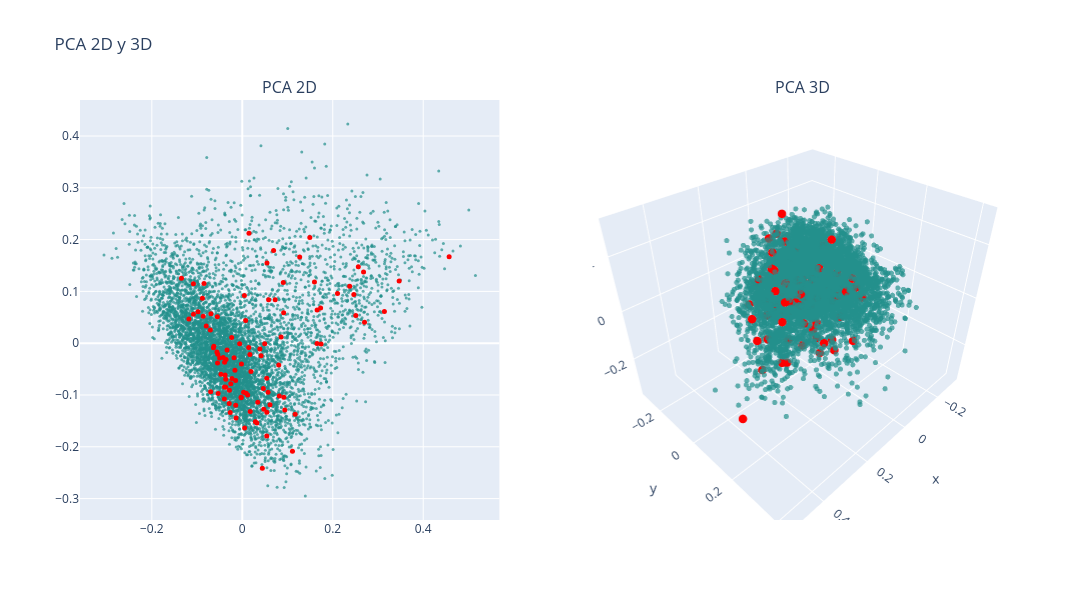

The notebook cell this image was saved under:
### Markdown cell above
### PCA

### Code cell
# PCA 2D
X_pca_2d = PCA(n_components=2).fit_transform(df_vectorized)
df['pca2d_1'] = X_pca_2d[:, 0]
df['pca2d_2'] = X_pca_2d[:, 1]

# PCA 3D
X_pca_3d = PCA(n_components=3).fit_transform(df_vectorized)
df['pca3d_1'] = X_pca_3d[:, 0]
df['pca3d_2'] = X_pca_3d[:, 1]
df['pca3d_3'] = X_pca_3d[:, 2]

# Graficar
colors = np.ones(len(df))  # Color base
colors_knn = np.zeros(len(df))  # Color para los KNN
colors_knn[indices_knn[0]] = 1  # Resaltar los KNN

fig = make_subplots(rows=1, cols=2, subplot_titles=("PCA 2D", "PCA 3D"), 
                    specs=[[{"type": "scatter"}, {"type": "scatter3d"}]])

# Puntos normales (fondo)
fig.add_trace(
    go.Scatter(x=df['pca2d_1'], y=df['pca2d_2'], mode='markers',
               marker=dict(color=colors, colorscale='Viridis', size=3, opacity=0.7), 
               text=data['title'],
               hovertemplate="Titulo: %{text}<br>x: %{x}<br>y: %{y}<extra></extra>"),
    row=1, col=1)

# Puntos resaltados (delante)
fig.add_trace(
    go.Scatter(x=df.loc[indices_knn[0], 'pca2d_1'], 
               y=df.loc[indices_knn[0], 'pca2d_2'], 
               mode='markers',
               marker=dict(color='red', size=5, opacity=1), 
               text=data.loc[indices_knn[0], 'title'], 
               hovertemplate="Titulo: %{text}<br>x: %{x}<br>y: %{y}<extra></extra>"),
    row=1, col=1)

# Puntos normales en 3D (fondo)
fig.add_trace(
    go.Scatter3d(x=df['pca3d_1'], y=df['pca3d_2'], z=df['pca3d_3'], mode='markers',
                 marker=dict(color=colors, colorscale='Viridis', size=3, opacity=0.7), 
                 text=data['title'],
                 hovertemplate="Cluster: %{text}<br>x: %{x}<br>y: %{y}<br>z: %{z}<extra></extra>"),
    row=1, col=2)

# Puntos resaltados en 3D (delante)
fig.add_trace(
    go.Scatter3d(x=df.loc[indices_knn[0], 'pca3d_1'], 
                 y=df.loc[indices_knn[0], 'pca3d_2'], 
                 z=df.loc[indices_knn[0], 'pca3d_3'], 
                 mode='markers',
                 marker=dict(color='red', size=5, opacity=1), 
                 text=data.loc[indices_knn[0], 'title'], 
                 hovertemplate="Cluster: %{text}<br>x: %{x}<br>y: %{y}<br>z: %{z}<extra></extra>"),
    row=1, col=2)

fig.update_layout(height=600, width=1200, title_text="PCA 2D y 3D", showlegend=False)
fig.show()

### Figure 1 — Plotly figure (JSON) as saved in the notebook; plotly's stock layout.template omitted (floating-point values rounded to 4 significant figures; data arrays with more than 128 entries replaced by an {"elided": "..."} marker saying what was removed)
{"data": [{"hovertemplate": "Titulo: %{text}<br>x: %{x}<br>y: %{y}<extra></extra>", "marker": {"color": {"elided": "6682 float values"}, "colorscale": [[0, "#440154"], [0.1111, "#482878"], [0.2222, "#3e4989"], [0.3333, "#31688e"], [0.4444, "#26828e"], [0.5556, "#1f9e89"], [0.6667, "#35b779"], [0.7778, "#6ece58"], [0.8889, "#b5de2b"], [1, "#fde725"]], "opacity": 0.7, "size": 3}, "mode": "markers", "text": {"elided": "6682 str values"}, "type": "scatter", "x": {"elided": "6682 float values"}, "xaxis": "x", "y": {"elided": "6682 float values"}, "yaxis": "y"}, {"hovertemplate": "Titulo: %{text}<br>x: %{x}<br>y: %{y}<extra></extra>", "marker": {"color": "red", "opacity": 1, "size": 5}, "mode": "markers", "text": ["application of neural network controller and policy gradient reinforcement learning on modular multilevel converter  mmc    a proof of concept", "optimized real time control for modular multilevel converters using adaptive neural networks", "state of charge  soc  balancing of battery modular multilevel management  bm   converter using q learning", "reinforcement learning based modulation for balancing capacitor voltage and thermal stress to enhance current capability of mmcs", "level increased ishe modulation method for modular multilevel converters based on ddpg", "open circuit fault diagnosis for a modular multilevel converter based on hybrid machine learning", "neural network controller based on direct and indirect model predictive for modular multilevel converters", "compound fault diagnosis method of modular multilevel converter based on improved capsule network", "dc short circuit fault detection for mmc hvdc grid based on improved dbn and dc fault current statistical features", "inverse application of artificial intelligence for the control of power converters", "fault diagnosis for modular multilevel converter  mmc  based on deep learning  an edge implementation using binary neural network", "neural network based model predictive control approach for modular multilevel converters", "an open circuit faults diagnosis method based on xg boost used in mmc", "predictor based data driven model free adaptive predictive control of power converters using machine learning", "reinforcement learning based false data injection attacks detector for modular multilevel converters", "machine learning emulation of model predictive control for modular multilevel converters", "machine learning based modeling for real time inferencer in the loop hardware emulation of high speed rail microgrid", "machine learning based modeling for real time inferencer in the loop hardware emulation of high speed rail microgrid", "artificial intelligence applications in the control and performance improvement of modular multilevel converters  a review", "hybrid condition monitoring for power converters  learning based methods with statistical guarantees", "open circuit fault diagnosis for modular multilevel converter using wavelet neural network", "auto tuned model predictive control based neural network controller for modular multilevel converters", "design and analysis of the model predictive control implemented by the ann technique for mmc based rectifier with improved grid adaptability", "ac side impedance based stability assessment in grid forming modular multilevel converters", "igbt open circuit fault diagnosis method for a modular multilevel converter based on pnn md", "a connectionist based approach for reducing the number of voltage sensors in modular multilevel converter", "data driven impedance identification and stability online assessment of dfig based wind farm integration with mmc hvdc", "new power electronic interface combining dc transmission  a medium frequency bus and an ac ac converter to integrate deep sea facilities with the ac grid", "adaptive fault current limiting strategy for flexible dc power grids based on deep neural networks", "health management of power electronics systems", "deep convolution neural network based fault detection and identification for modular multilevel converters", "neural predictor based low switching frequency fcs mpc for mmc with online weighting factors tuning", "distributed neural network observer for submodule capacitor voltage estimation in modular multilevel converters", "application of artificial intelligence to diagnose faults of grid tied solar power systems", "reinforcement learning based method to exploit vulnerabilities of false data injection attack detectors in modular multilevel converters", "fault diagnosis of modular multilevel converter based on  dcnn and lstm network", "machine learning based operating region extension of modular multilevel converters under unbalanced grid faults", "an open circuit fault detection and location strategy for mmc with feature extraction and random forest", "machine learning enhanced predictive control for modular multilevel converters in hvdc transmission systems", "thermal estimation of modular multilevel converter submodule using deep regression on gru and lstm network", "neural network based model predictive controllers for modular multilevel converters", "a novel concept for modular multilevel universal power controller  mupc ", "gwo based pi controller assisted half bridge sub module mmc for hybrid energy system", "transfer learning framework for impedance characterization of modular multilevel converters", "artificial neural network based pi control of battery energy storage system connected with mmc hvdc system", "data driven neural predictors based robust mpc for power converters", "dcscf detection method of mmc dc grid based on statistical feature and dbn softmax", "effective voltage balancing control for modular multilevel converter without current sensors", "power management systems for harmonic elimination using federated learning approach", "on internal stable modes of modular multilevel converters", "bayesian regularization based mpc for a hybrid modular multilevel converter", " front cover ", "complementing ac and dc terminal stability analyses of mmc with circulating current inner loop impedance model", "small signal modeling of sending end offshore wind power mmc hvdc integration system considering positive and negative sequence separation module", "open circuit fault detection and location in mmcs with multivariate gaussian distribution", "reliability improvement of mmc in energy storage system using ann based sensorless estimation for sub module voltages", "power theory based dimensionality reduction for fault detection and identification in power electronics", "control strategies of mmc hvdc connected to passive networks", "a fast data driven method for submodule open circuit fault localization in a modular multilevel converter", "a novel strategy for dc distribution start up based on mmc", "capacitor monitoring for modular multilevel converters based on intelligent algorithm", "data driven modeling of modular multilevel converters based on hht and cnn lstm am neural network", "a scalable multi input multi level voltage sourced converter", "disortnet  a network protocol with distributed sorting for modular multilevel converters", "neural predictor based dynamic surface predictive control for power converters", "physical mechanism and data hybrid modeling for device level emulation of modular multilevel converter", "online optimization of multi degree of freedom inductor current rms for modular multilevel dual active bridge converter", "an on line capacitor condition monitoring method based on switching frequencies for modular multilevel converters", "transfer learning based online impedance identification for modular multilevel converters", "fault analysis and voltage support strategy through equivalent line impedances for mmcs in ac dc hybrid distribution networks under asymmetrical faults", "mmc based multi terminal hvdc subsea power transmission system with the integration of offshore renewable energy", "estimation of battery parameters in cascaded half bridge converters with reduced voltage sensors", "increasing dc system stability thanks to energy control in mmc based dc dc converters", "an open circuit faults diagnosis method for mmc based on extreme gradient boosting", "reliability and economic evaluation of ac   dc distribution network with sensitive load", "fine grained network decomposition for massively parallel electromagnetic transient simulation of large power systems", "computation of transient short circuit currents analytically in multiport flexible dc transmission system", "fault isolation scheme based on circuit breaker optimization strategy in dc distribution network", "operation principles of quasi z source modular multilevel converters", "alternative control approach for the offshore grid of wind power plants", "denoising and voltage estimation in modular multilevel converters using deep neural networks", "capacitor parameter estimation based on wavelet transform and convolution neural network", "model free sequential predictive control for mmc with variable candidate set", "synthesis of multistage and multilevel converters", "dc fault current calculation and fault level analysis in mmc mvdc system", "detailed modelling and control of a modular multilevel converter with full bridge submodules in a multi terminal high voltage dc network", "research on a novel dc circuit breaker based on artificial current zero crossing", "generic vsc and low level switching control models for offline simulation of vsc hvdc systems", "optimal modulation method for modular multilevel converters in medium voltage dc distribution networks", "improving power quality using spwm control in modular multilevel converters", "silicon carbide enabled medium voltage dc transmission systems for rapid electric vehicle charging in the uk", "supervisory real time multidomain modeling and hardware emulation of fuel cell hybrid electric bus behavioral transients", "providing dc fault ride through capability to h bridge mmc based hvdc networks", "modelling and control of a novel east european multiterminal high voltage dc network", "a generalized switched inductor cell modular multilevel inverter", "investigation of a new alternate arm modular multilevel converter topology for hvdc applications", "fault isolation method for smart dc distribution networks with multiple types of converters", "fault characteristic analysis and simulation of power electronic transformer based on mmc in distribution network", "conducted emi emissions in spwm based control modular multilevel converters", "an improved resnet based method for online assessment of the aging state of mmc sub module capacitors"], "type": "scatter", "x": [-0.07959, -0.05469, -0.04716, -0.08814, -0.1179, 0.1493, -0.03939, 0.0727, 0.1732, -0.001841, 0.04961, -0.03958, 0.1269, -0.02883, -0.03665, -0.03664, -0.002457, -0.002504, -0.02351, 0.03885, 0.2565, -0.02531, 0.06131, 0.04433, 0.1596, -0.1081, 0.1109, 0.09186, 0.2681, 0.01687, 0.05464, -0.06997, -0.1345, 0.1654, -0.01626, 0.09146, -0.09789, 0.0582, 0.05703, -0.01829, -0.05327, 0.002896, -0.01477, 0.05423, 0.1169, -0.01372, 0.08577, -0.108, -0.05007, 0.01756, -0.03917, 0.005115, 0.03428, 0.05422, 0.06921, -0.03365, 0.01432, 0.09399, 0.01479, 0.08066, -0.08461, -0.02278, 0.04659, -0.05417, -0.02666, 0.01912, 0.04151, -0.08646, 0.03237, 0.2702, 0.08182, -0.06366, 0.1742, 0.09067, 0.1652, 0.04747, 0.4573, 0.2375, 0.007435, 0.02896, -0.05609, -0.07062, -0.01448, -0.06287, 0.251, -0.005828, 0.3468, -0.02839, -0.0694, -0.03797, 0.05421, 0.008614, 0.3142, 0.01195, -0.04219, 0.004701, 0.2105, 0.2466, -0.03584, -0.05516], "xaxis": "x", "y": [0.03306, -0.03847, -0.06014, 0.08693, 0.04665, 0.2039, -0.08469, 0.08364, 0.06778, -0.04034, -0.0009109, -0.1078, 0.1665, -0.1163, -0.06967, -0.08502, -0.1056, -0.1046, 0.01093, -0.01131, 0.1475, -0.07839, -0.1187, -0.2415, 0.1182, 0.1147, -0.2088, -0.1045, 0.1375, -0.02162, 0.1547, -0.0938, 0.1255, 0.06384, -0.05224, 0.05884, 0.06058, 0.08398, -0.09474, -0.02794, -0.09738, -0.09465, -0.07185, -0.179, -0.1373, -0.1445, 0.01213, 0.05568, -0.02847, -0.132, -0.03694, -0.1635, -0.114, -0.1331, 0.1791, -0.01331, -0.008128, -0.1291, 0.2124, -0.04207, 0.115, -0.06828, -0.08761, -0.02136, -0.1336, -0.05488, -0.02446, 0.05183, -0.1541, 0.04018, -0.1017, -0.008943, -0.001416, 0.1171, -0.0005473, -0.1276, 0.1669, 0.1101, 0.04397, -0.1515, -0.01719, 0.02551, -0.1199, -0.006082, 0.05343, -0.0009287, 0.1199, -0.09092, 0.05701, -0.06129, -0.06774, -0.09682, 0.06103, -0.1002, -0.02757, 0.09225, 0.09577, 0.09388, -0.03166, 0.05082], "yaxis": "y"}, {"hovertemplate": "Cluster: %{text}<br>x: %{x}<br>y: %{y}<br>z: %{z}<extra></extra>", "marker": {"color": {"elided": "6682 float values"}, "colorscale": [[0, "#440154"], [0.1111, "#482878"], [0.2222, "#3e4989"], [0.3333, "#31688e"], [0.4444, "#26828e"], [0.5556, "#1f9e89"], [0.6667, "#35b779"], [0.7778, "#6ece58"], [0.8889, "#b5de2b"], [1, "#fde725"]], "opacity": 0.7, "size": 3}, "mode": "markers", "scene": "scene", "text": {"elided": "6682 str values"}, "type": "scatter3d", "x": {"elided": "6682 float values"}, "y": {"elided": "6682 float values"}, "z": {"elided": "6682 float values"}}, {"hovertemplate": "Cluster: %{text}<br>x: %{x}<br>y: %{y}<br>z: %{z}<extra></extra>", "marker": {"color": "red", "opacity": 1, "size": 5}, "mode": "markers", "scene": "scene", "text": ["application of neural network controller and policy gradient reinforcement learning on modular multilevel converter  mmc    a proof of concept", "optimized real time control for modular multilevel converters using adaptive neural networks", "state of charge  soc  balancing of battery modular multilevel management  bm   converter using q learning", "reinforcement learning based modulation for balancing capacitor voltage and thermal stress to enhance current capability of mmcs", "level increased ishe modulation method for modular multilevel converters based on ddpg", "open circuit fault diagnosis for a modular multilevel converter based on hybrid machine learning", "neural network controller based on direct and indirect model predictive for modular multilevel converters", "compound fault diagnosis method of modular multilevel converter based on improved capsule network", "dc short circuit fault detection for mmc hvdc grid based on improved dbn and dc fault current statistical features", "inverse application of artificial intelligence for the control of power converters", "fault diagnosis for modular multilevel converter  mmc  based on deep learning  an edge implementation using binary neural network", "neural network based model predictive control approach for modular multilevel converters", "an open circuit faults diagnosis method based on xg boost used in mmc", "predictor based data driven model free adaptive predictive control of power converters using machine learning", "reinforcement learning based false data injection attacks detector for modular multilevel converters", "machine learning emulation of model predictive control for modular multilevel converters", "machine learning based modeling for real time inferencer in the loop hardware emulation of high speed rail microgrid", "machine learning based modeling for real time inferencer in the loop hardware emulation of high speed rail microgrid", "artificial intelligence applications in the control and performance improvement of modular multilevel converters  a review", "hybrid condition monitoring for power converters  learning based methods with statistical guarantees", "open circuit fault diagnosis for modular multilevel converter using wavelet neural network", "auto tuned model predictive control based neural network controller for modular multilevel converters", "design and analysis of the model predictive control implemented by the ann technique for mmc based rectifier with improved grid adaptability", "ac side impedance based stability assessment in grid forming modular multilevel converters", "igbt open circuit fault diagnosis method for a modular multilevel converter based on pnn md", "a connectionist based approach for reducing the number of voltage sensors in modular multilevel converter", "data driven impedance identification and stability online assessment of dfig based wind farm integration with mmc hvdc", "new power electronic interface combining dc transmission  a medium frequency bus and an ac ac converter to integrate deep sea facilities with the ac grid", "adaptive fault current limiting strategy for flexible dc power grids based on deep neural networks", "health management of power electronics systems", "deep convolution neural network based fault detection and identification for modular multilevel converters", "neural predictor based low switching frequency fcs mpc for mmc with online weighting factors tuning", "distributed neural network observer for submodule capacitor voltage estimation in modular multilevel converters", "application of artificial intelligence to diagnose faults of grid tied solar power systems", "reinforcement learning based method to exploit vulnerabilities of false data injection attack detectors in modular multilevel converters", "fault diagnosis of modular multilevel converter based on  dcnn and lstm network", "machine learning based operating region extension of modular multilevel converters under unbalanced grid faults", "an open circuit fault detection and location strategy for mmc with feature extraction and random forest", "machine learning enhanced predictive control for modular multilevel converters in hvdc transmission systems", "thermal estimation of modular multilevel converter submodule using deep regression on gru and lstm network", "neural network based model predictive controllers for modular multilevel converters", "a novel concept for modular multilevel universal power controller  mupc ", "gwo based pi controller assisted half bridge sub module mmc for hybrid energy system", "transfer learning framework for impedance characterization of modular multilevel converters", "artificial neural network based pi control of battery energy storage system connected with mmc hvdc system", "data driven neural predictors based robust mpc for power converters", "dcscf detection method of mmc dc grid based on statistical feature and dbn softmax", "effective voltage balancing control for modular multilevel converter without current sensors", "power management systems for harmonic elimination using federated learning approach", "on internal stable modes of modular multilevel converters", "bayesian regularization based mpc for a hybrid modular multilevel converter", " front cover ", "complementing ac and dc terminal stability analyses of mmc with circulating current inner loop impedance model", "small signal modeling of sending end offshore wind power mmc hvdc integration system considering positive and negative sequence separation module", "open circuit fault detection and location in mmcs with multivariate gaussian distribution", "reliability improvement of mmc in energy storage system using ann based sensorless estimation for sub module voltages", "power theory based dimensionality reduction for fault detection and identification in power electronics", "control strategies of mmc hvdc connected to passive networks", "a fast data driven method for submodule open circuit fault localization in a modular multilevel converter", "a novel strategy for dc distribution start up based on mmc", "capacitor monitoring for modular multilevel converters based on intelligent algorithm", "data driven modeling of modular multilevel converters based on hht and cnn lstm am neural network", "a scalable multi input multi level voltage sourced converter", "disortnet  a network protocol with distributed sorting for modular multilevel converters", "neural predictor based dynamic surface predictive control for power converters", "physical mechanism and data hybrid modeling for device level emulation of modular multilevel converter", "online optimization of multi degree of freedom inductor current rms for modular multilevel dual active bridge converter", "an on line capacitor condition monitoring method based on switching frequencies for modular multilevel converters", "transfer learning based online impedance identification for modular multilevel converters", "fault analysis and voltage support strategy through equivalent line impedances for mmcs in ac dc hybrid distribution networks under asymmetrical faults", "mmc based multi terminal hvdc subsea power transmission system with the integration of offshore renewable energy", "estimation of battery parameters in cascaded half bridge converters with reduced voltage sensors", "increasing dc system stability thanks to energy control in mmc based dc dc converters", "an open circuit faults diagnosis method for mmc based on extreme gradient boosting", "reliability and economic evaluation of ac   dc distribution network with sensitive load", "fine grained network decomposition for massively parallel electromagnetic transient simulation of large power systems", "computation of transient short circuit currents analytically in multiport flexible dc transmission system", "fault isolation scheme based on circuit breaker optimization strategy in dc distribution network", "operation principles of quasi z source modular multilevel converters", "alternative control approach for the offshore grid of wind power plants", "denoising and voltage estimation in modular multilevel converters using deep neural networks", "capacitor parameter estimation based on wavelet transform and convolution neural network", "model free sequential predictive control for mmc with variable candidate set", "synthesis of multistage and multilevel converters", "dc fault current calculation and fault level analysis in mmc mvdc system", "detailed modelling and control of a modular multilevel converter with full bridge submodules in a multi terminal high voltage dc network", "research on a novel dc circuit breaker based on artificial current zero crossing", "generic vsc and low level switching control models for offline simulation of vsc hvdc systems", "optimal modulation method for modular multilevel converters in medium voltage dc distribution networks", "improving power quality using spwm control in modular multilevel converters", "silicon carbide enabled medium voltage dc transmission systems for rapid electric vehicle charging in the uk", "supervisory real time multidomain modeling and hardware emulation of fuel cell hybrid electric bus behavioral transients", "providing dc fault ride through capability to h bridge mmc based hvdc networks", "modelling and control of a novel east european multiterminal high voltage dc network", "a generalized switched inductor cell modular multilevel inverter", "investigation of a new alternate arm modular multilevel converter topology for hvdc applications", "fault isolation method for smart dc distribution networks with multiple types of converters", "fault characteristic analysis and simulation of power electronic transformer based on mmc in distribution network", "conducted emi emissions in spwm based control modular multilevel converters", "an improved resnet based method for online assessment of the aging state of mmc sub module capacitors"], "type": "scatter3d", "x": [-0.0796, -0.05468, -0.04714, -0.08814, -0.1179, 0.1493, -0.03937, 0.0727, 0.1732, -0.001841, 0.04961, -0.03957, 0.1269, -0.02882, -0.03665, -0.03662, -0.002457, -0.002504, -0.0235, 0.03886, 0.2565, -0.02529, 0.0613, 0.04432, 0.1596, -0.1081, 0.111, 0.09185, 0.2681, 0.01687, 0.05464, -0.06995, -0.1345, 0.1654, -0.01626, 0.09146, -0.09789, 0.0582, 0.05703, -0.01829, -0.05325, 0.002881, -0.01477, 0.05423, 0.1169, -0.01371, 0.08577, -0.108, -0.05008, 0.01756, -0.03914, 0.005113, 0.03427, 0.05422, 0.06921, -0.03365, 0.01432, 0.09398, 0.01479, 0.08066, -0.08462, -0.02277, 0.04659, -0.05416, -0.02665, 0.01912, 0.04152, -0.08645, 0.03238, 0.2702, 0.08182, -0.06363, 0.1742, 0.09068, 0.1652, 0.04747, 0.4573, 0.2375, 0.007437, 0.02897, -0.05609, -0.07061, -0.01448, -0.06289, 0.251, -0.00583, 0.3468, -0.02838, -0.06941, -0.03798, 0.05421, 0.008618, 0.3142, 0.01195, -0.0422, 0.004702, 0.2105, 0.2466, -0.03584, -0.05516], "y": [0.0331, -0.03852, -0.06023, 0.08692, 0.04662, 0.2038, -0.08472, 0.0836, 0.06768, -0.04036, -0.0009396, -0.1078, 0.1663, -0.1163, -0.06966, -0.08505, -0.1056, -0.1046, 0.0109, -0.01138, 0.1473, -0.0784, -0.1187, -0.2415, 0.1181, 0.1148, -0.2089, -0.1044, 0.1374, -0.02162, 0.1547, -0.09386, 0.1256, 0.06369, -0.05223, 0.05875, 0.06054, 0.08395, -0.09476, -0.02794, -0.09739, -0.09459, -0.07198, -0.1791, -0.1374, -0.1445, 0.01208, 0.05564, -0.02844, -0.132, -0.03698, -0.1636, -0.114, -0.1331, 0.179, -0.01337, -0.008147, -0.129, 0.2124, -0.04206, 0.1149, -0.06833, -0.08761, -0.02134, -0.1337, -0.05495, -0.0245, 0.05171, -0.1543, 0.04007, -0.1017, -0.009123, -0.001537, 0.117, -0.0005363, -0.1276, 0.1668, 0.11, 0.04393, -0.1515, -0.01719, 0.0254, -0.1199, -0.00593, 0.05335, -0.000861, 0.1198, -0.09088, 0.05693, -0.06132, -0.06771, -0.0968, 0.06106, -0.1002, -0.02751, 0.09235, 0.09575, 0.09386, -0.0317, 0.05072], "z": [-0.08577, 0.007114, 0.02654, -0.02784, -0.0693, -0.05578, -0.106, -0.1094, -0.1045, -0.03444, -0.01471, -0.1249, -0.1311, -0.09837, -0.05026, -0.102, 0.01708, 0.01701, -0.05943, -0.07109, -0.1053, -0.1336, -0.1067, -0.08624, -0.1088, -0.005425, -0.1293, 0.1753, -0.1047, 0.02147, -0.1233, -0.07587, -0.05561, 0.04028, -0.02645, -0.08712, -0.1547, -0.0874, -0.05425, -0.08549, -0.147, 0.07071, 0.1121, -0.1174, 0.01483, -0.1211, -0.02585, -0.03528, 0.03025, -0.1268, -0.1289, 0.1411, -0.1463, -0.1078, -0.1463, 0.01109, -0.04593, -0.1465, -0.118, 0.02459, 0.03959, -0.0754, 0.2535, -0.01857, -0.1241, -0.07704, 0.0257, -0.06125, -0.1734, -0.1954, 0.1205, -0.006895, 0.1377, -0.1163, 0.1295, -0.0008361, -0.1896, 0.02299, 0.08955, 0.04137, 0.01756, -0.04296, -0.1736, 0.127, -0.06744, 0.02098, 0.01732, -0.0004084, 0.04408, 0.03831, 0.1639, -0.04115, 0.04865, -0.003058, 0.06686, 0.2115, 0.07553, 0.1325, 0.02208, -0.06187]}], "layout": {"annotations": [{"font": {"size": 16}, "showarrow": false, "text": "PCA 2D", "x": 0.225, "xanchor": "center", "xref": "paper", "y": 1, "yanchor": "bottom", "yref": "paper"}, {"font": {"size": 16}, "showarrow": false, "text": "PCA 3D", "x": 0.775, "xanchor": "center", "xref": "paper", "y": 1, "yanchor": "bottom", "yref": "paper"}], "height": 600, "scene": {"domain": {"x": [0.55, 1], "y": [0, 1]}}, "showlegend": false, "title": {"text": "PCA 2D y 3D"}, "width": 1200, "xaxis": {"anchor": "y", "domain": [0, 0.45]}, "yaxis": {"anchor": "x", "domain": [0, 1]}}}
